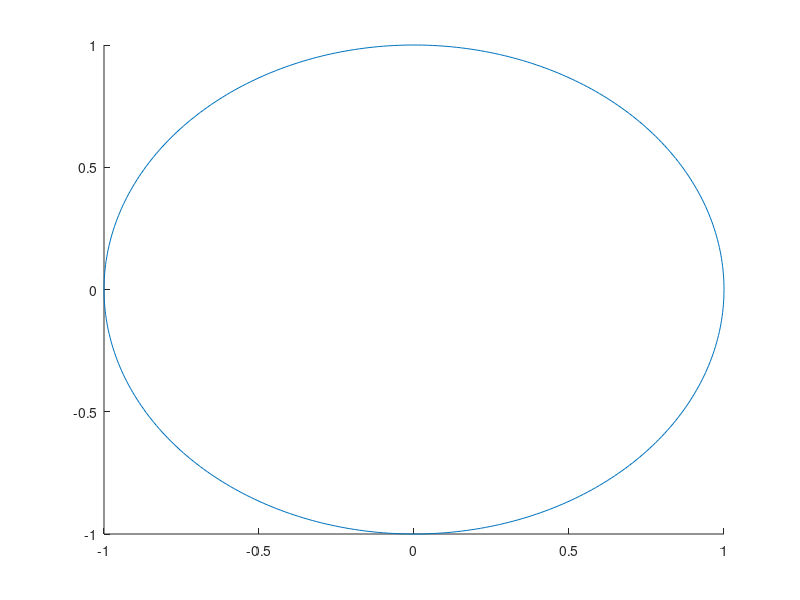

Here is the MATLAB script that generated this plot:
% add_disk
%
%   Plots the unit disk (in the complex plane) on top
%   of any existing plot. This is useful when looking
%   at Nyquist plots. Currently, after running ADD_DISK
%   the graphics window status is HOLD OFF.
%

%   Copyright 1991-2004 MUSYN Inc. and The MathWorks, Inc.

  hold
  plot(exp(sqrt(-1)*linspace(0,2*pi,400)))
  hold off
%
%